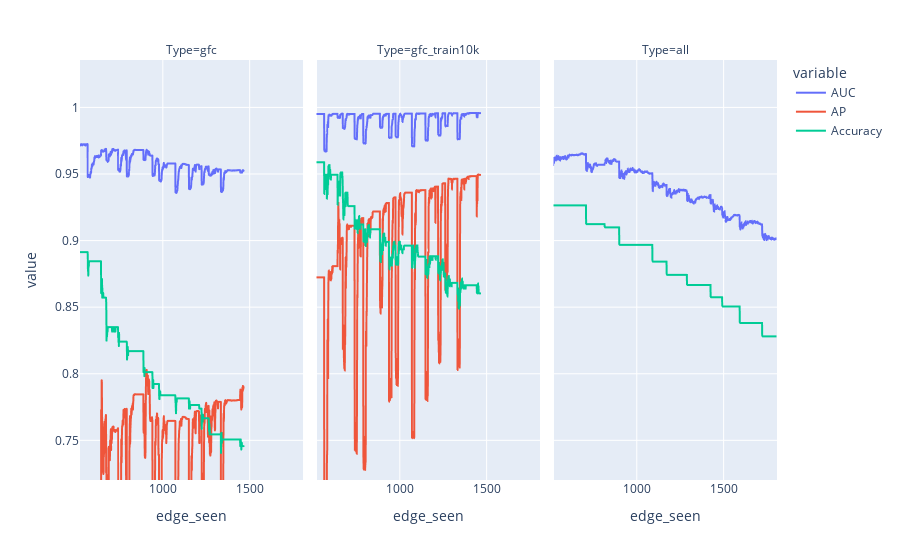

The cell this chart's notebook holds for it:
### Code cell
px.line(streaming_evals, x='edge_seen', y=['AUC', 'AP', 'Accuracy'], facet_col='Type')

### Figure 1 — Plotly figure (JSON) as saved in the notebook; plotly's stock layout.template omitted (floating-point values rounded to 4 significant figures; data arrays with more than 128 entries replaced by an {"elided": "..."} marker saying what was removed)
{"data": [{"hovertemplate": "variable=AUC<br>Type=gfc<br>edge_seen=%{x}<br>value=%{y}<extra></extra>", "legendgroup": "AUC", "line": {"color": "#636efa", "dash": "solid"}, "mode": "lines", "name": "AUC", "showlegend": true, "type": "scattergl", "visible": true, "x": {"elided": "1466 int values"}, "xaxis": "x", "y": {"elided": "1466 float values"}, "yaxis": "y"}, {"hovertemplate": "variable=AUC<br>Type=gfc_train10k<br>edge_seen=%{x}<br>value=%{y}<extra></extra>", "legendgroup": "AUC", "line": {"color": "#636efa", "dash": "solid"}, "mode": "lines", "name": "AUC", "showlegend": false, "type": "scattergl", "visible": true, "x": {"elided": "1466 int values"}, "xaxis": "x2", "y": {"elided": "1466 float values"}, "yaxis": "y2"}, {"hovertemplate": "variable=AUC<br>Type=all<br>edge_seen=%{x}<br>value=%{y}<extra></extra>", "legendgroup": "AUC", "line": {"color": "#636efa", "dash": "solid"}, "mode": "lines", "name": "AUC", "showlegend": false, "type": "scattergl", "visible": true, "x": {"elided": "2483 int values"}, "xaxis": "x3", "y": {"elided": "2483 float values"}, "yaxis": "y3"}, {"hovertemplate": "variable=AP<br>Type=gfc<br>edge_seen=%{x}<br>value=%{y}<extra></extra>", "legendgroup": "AP", "line": {"color": "#EF553B", "dash": "solid"}, "mode": "lines", "name": "AP", "showlegend": true, "type": "scattergl", "visible": true, "x": {"elided": "1466 int values"}, "xaxis": "x", "y": {"elided": "1466 float values"}, "yaxis": "y"}, {"hovertemplate": "variable=AP<br>Type=gfc_train10k<br>edge_seen=%{x}<br>value=%{y}<extra></extra>", "legendgroup": "AP", "line": {"color": "#EF553B", "dash": "solid"}, "mode": "lines", "name": "AP", "showlegend": false, "type": "scattergl", "visible": true, "x": {"elided": "1466 int values"}, "xaxis": "x2", "y": {"elided": "1466 float values"}, "yaxis": "y2"}, {"hovertemplate": "variable=AP<br>Type=all<br>edge_seen=%{x}<br>value=%{y}<extra></extra>", "legendgroup": "AP", "line": {"color": "#EF553B", "dash": "solid"}, "mode": "lines", "name": "AP", "showlegend": false, "type": "scattergl", "visible": true, "x": {"elided": "2483 int values"}, "xaxis": "x3", "y": {"elided": "2483 float values"}, "yaxis": "y3"}, {"hovertemplate": "variable=Accuracy<br>Type=gfc<br>edge_seen=%{x}<br>value=%{y}<extra></extra>", "legendgroup": "Accuracy", "line": {"color": "#00cc96", "dash": "solid"}, "mode": "lines", "name": "Accuracy", "showlegend": true, "type": "scattergl", "visible": true, "x": {"elided": "1466 int values"}, "xaxis": "x", "y": {"elided": "1466 float values"}, "yaxis": "y"}, {"hovertemplate": "variable=Accuracy<br>Type=gfc_train10k<br>edge_seen=%{x}<br>value=%{y}<extra></extra>", "legendgroup": "Accuracy", "line": {"color": "#00cc96", "dash": "solid"}, "mode": "lines", "name": "Accuracy", "showlegend": false, "type": "scattergl", "visible": true, "x": {"elided": "1466 int values"}, "xaxis": "x2", "y": {"elided": "1466 float values"}, "yaxis": "y2"}, {"hovertemplate": "variable=Accuracy<br>Type=all<br>edge_seen=%{x}<br>value=%{y}<extra></extra>", "legendgroup": "Accuracy", "line": {"color": "#00cc96", "dash": "solid"}, "mode": "lines", "name": "Accuracy", "showlegend": false, "type": "scattergl", "visible": true, "x": {"elided": "2483 int values"}, "xaxis": "x3", "y": {"elided": "2483 float values"}, "yaxis": "y3"}], "layout": {"annotations": [{"font": {}, "showarrow": false, "text": "Type=gfc", "x": 0.16, "xanchor": "center", "xref": "paper", "y": 1, "yanchor": "bottom", "yref": "paper"}, {"font": {}, "showarrow": false, "text": "Type=gfc_train10k", "x": 0.5, "xanchor": "center", "xref": "paper", "y": 1, "yanchor": "bottom", "yref": "paper"}, {"font": {}, "showarrow": false, "text": "Type=all", "x": 0.84, "xanchor": "center", "xref": "paper", "y": 1, "yanchor": "bottom", "yref": "paper"}], "autosize": true, "legend": {"title": {"text": "variable"}, "tracegroupgap": 0}, "margin": {"t": 60}, "xaxis": {"anchor": "y", "autorange": false, "domain": [0, 0.32], "range": [523.2, 1807.0], "showspikes": false, "title": {"text": "edge_seen"}, "type": "linear"}, "xaxis2": {"anchor": "y2", "autorange": false, "domain": [0.34, 0.66], "matches": "x", "range": [523.2, 1807.0], "showspikes": false, "title": {"text": "edge_seen"}, "type": "linear"}, "xaxis3": {"anchor": "y3", "autorange": false, "domain": [0.68, 1.0], "matches": "x", "range": [523.2, 1807.0], "showspikes": false, "title": {"text": "edge_seen"}, "type": "linear"}, "yaxis": {"anchor": "x", "autorange": false, "domain": [0, 1], "range": [0.7202, 1.036], "showspikes": false, "title": {"text": "value"}, "type": "linear"}, "yaxis2": {"anchor": "x2", "autorange": false, "domain": [0, 1], "matches": "y", "range": [0.7202, 1.036], "showspikes": false, "showticklabels": false, "type": "linear"}, "yaxis3": {"anchor": "x3", "autorange": false, "domain": [0, 1], "matches": "y", "range": [0.7202, 1.036], "showspikes": false, "showticklabels": false, "type": "linear"}}}
